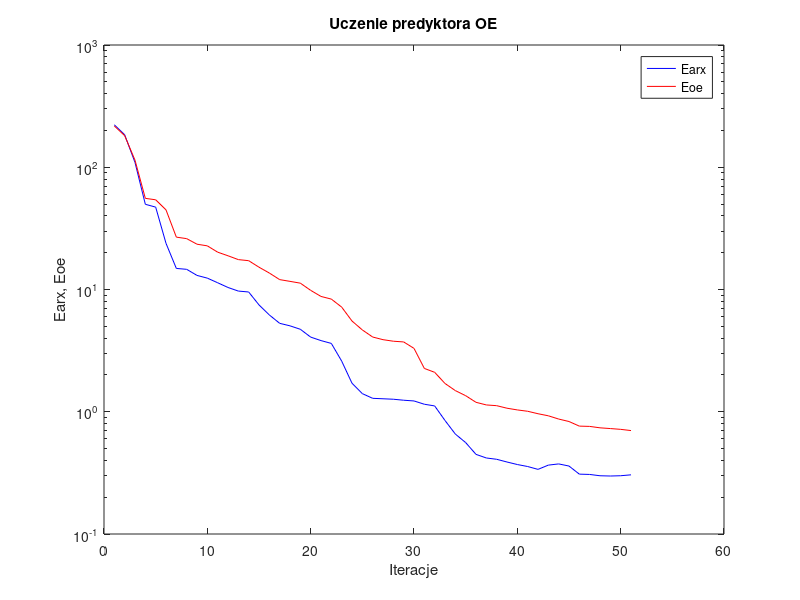
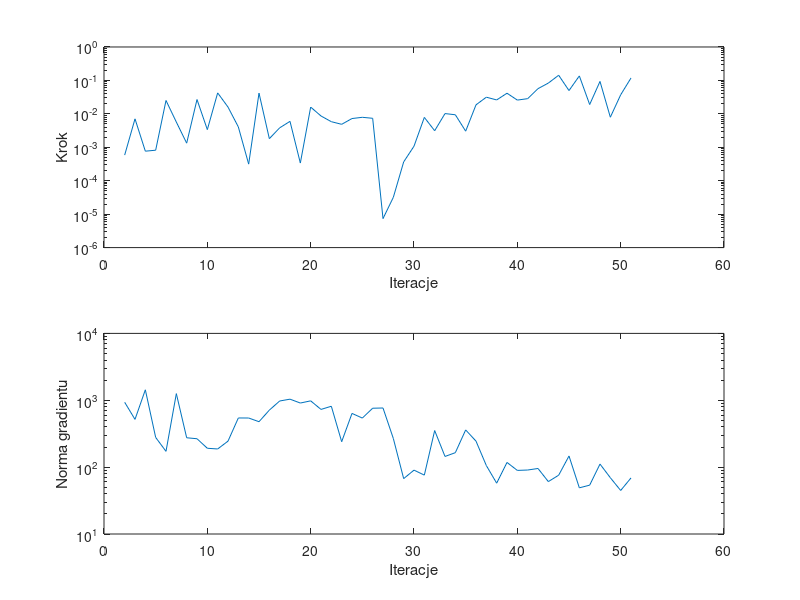

Reproduce these figures in MATLAB, in order.
%uczenie predyktora oe
clear all;
n=0; farx(n+1)=2.226340e+002; foe(n+1)=2.172163e+002; wspucz(n+1)=0.000000e+000; ng(n+1)=0.000000e+000;
%odnowa zmiennej metryki
n=1; farx(n+1)=1.843987e+002; foe(n+1)=1.814418e+002; krok(n+1)=5.840350e-004; ng(n+1)=9.332868e+002;
n=2; farx(n+1)=1.094264e+002; foe(n+1)=1.141616e+002; krok(n+1)=7.088910e-003; ng(n+1)=5.177503e+002;
n=3; farx(n+1)=4.978074e+001; foe(n+1)=5.567699e+001; krok(n+1)=7.648589e-004; ng(n+1)=1.433389e+003;
n=4; farx(n+1)=4.719423e+001; foe(n+1)=5.417984e+001; krok(n+1)=8.178849e-004; ng(n+1)=2.780911e+002;
n=5; farx(n+1)=2.386467e+001; foe(n+1)=4.482875e+001; krok(n+1)=2.513448e-002; ng(n+1)=1.722700e+002;
n=6; farx(n+1)=1.487179e+001; foe(n+1)=2.681467e+001; krok(n+1)=5.680993e-003; ng(n+1)=1.256706e+003;
n=7; farx(n+1)=1.462562e+001; foe(n+1)=2.606898e+001; krok(n+1)=1.329544e-003; ng(n+1)=2.748844e+002;
n=8; farx(n+1)=1.303968e+001; foe(n+1)=2.347050e+001; krok(n+1)=2.680031e-002; ng(n+1)=2.658334e+002;
n=9; farx(n+1)=1.238748e+001; foe(n+1)=2.275470e+001; krok(n+1)=3.376894e-003; ng(n+1)=1.914433e+002;
n=10; farx(n+1)=1.135497e+001; foe(n+1)=2.020095e+001; krok(n+1)=4.235232e-002; ng(n+1)=1.868839e+002;
n=11; farx(n+1)=1.038806e+001; foe(n+1)=1.887645e+001; krok(n+1)=1.596002e-002; ng(n+1)=2.446440e+002;
n=12; farx(n+1)=9.708281e+000; foe(n+1)=1.755925e+001; krok(n+1)=4.065324e-003; ng(n+1)=5.436392e+002;
n=13; farx(n+1)=9.543356e+000; foe(n+1)=1.720993e+001; krok(n+1)=3.138904e-004; ng(n+1)=5.427395e+002;
n=14; farx(n+1)=7.479901e+000; foe(n+1)=1.522071e+001; krok(n+1)=4.166678e-002; ng(n+1)=4.778738e+002;
n=15; farx(n+1)=6.192375e+000; foe(n+1)=1.363872e+001; krok(n+1)=1.812955e-003; ng(n+1)=7.118038e+002;
n=16; farx(n+1)=5.288980e+000; foe(n+1)=1.204610e+001; krok(n+1)=3.816075e-003; ng(n+1)=9.749181e+002;
n=17; farx(n+1)=5.043920e+000; foe(n+1)=1.165708e+001; krok(n+1)=5.961727e-003; ng(n+1)=1.038442e+003;
n=18; farx(n+1)=4.727649e+000; foe(n+1)=1.126989e+001; krok(n+1)=3.376366e-004; ng(n+1)=9.088776e+002;
n=19; farx(n+1)=4.080050e+000; foe(n+1)=9.842333e+000; krok(n+1)=1.594192e-002; ng(n+1)=9.800210e+002;
n=20; farx(n+1)=3.820065e+000; foe(n+1)=8.775158e+000; krok(n+1)=8.631803e-003; ng(n+1)=7.295952e+002;
n=21; farx(n+1)=3.622599e+000; foe(n+1)=8.346849e+000; krok(n+1)=5.829556e-003; ng(n+1)=8.136070e+002;
n=22; farx(n+1)=2.596892e+000; foe(n+1)=7.178298e+000; krok(n+1)=4.866267e-003; ng(n+1)=2.399449e+002;
n=23; farx(n+1)=1.711126e+000; foe(n+1)=5.523200e+000; krok(n+1)=7.242402e-003; ng(n+1)=6.357549e+002;
n=24; farx(n+1)=1.406995e+000; foe(n+1)=4.669866e+000; krok(n+1)=7.883344e-003; ng(n+1)=5.418280e+002;
n=25; farx(n+1)=1.287809e+000; foe(n+1)=4.086242e+000; krok(n+1)=7.366454e-003; ng(n+1)=7.603004e+002;
%odnowa zmiennej metryki
n=26; farx(n+1)=1.277047e+000; foe(n+1)=3.887276e+000; krok(n+1)=7.359719e-006; ng(n+1)=7.661612e+002;
n=27; farx(n+1)=1.265987e+000; foe(n+1)=3.775562e+000; krok(n+1)=3.190024e-005; ng(n+1)=2.681189e+002;
n=28; farx(n+1)=1.242386e+000; foe(n+1)=3.724640e+000; krok(n+1)=3.652332e-004; ng(n+1)=6.734864e+001;
n=29; farx(n+1)=1.225670e+000; foe(n+1)=3.299920e+000; krok(n+1)=1.078226e-003; ng(n+1)=9.017499e+001;
n=30; farx(n+1)=1.152017e+000; foe(n+1)=2.261412e+000; krok(n+1)=7.835038e-003; ng(n+1)=7.598612e+001;
n=31; farx(n+1)=1.115983e+000; foe(n+1)=2.101847e+000; krok(n+1)=3.128460e-003; ng(n+1)=3.524712e+002;
n=32; farx(n+1)=8.482796e-001; foe(n+1)=1.703194e+000; krok(n+1)=1.019447e-002; ng(n+1)=1.444279e+002;
n=33; farx(n+1)=6.569863e-001; foe(n+1)=1.489488e+000; krok(n+1)=9.385969e-003; ng(n+1)=1.644864e+002;
n=34; farx(n+1)=5.594094e-001; foe(n+1)=1.353352e+000; krok(n+1)=3.036370e-003; ng(n+1)=3.601747e+002;
n=35; farx(n+1)=4.480963e-001; foe(n+1)=1.194702e+000; krok(n+1)=1.859561e-002; ng(n+1)=2.447764e+002;
n=36; farx(n+1)=4.186772e-001; foe(n+1)=1.136918e+000; krok(n+1)=3.149998e-002; ng(n+1)=1.055566e+002;
n=37; farx(n+1)=4.084896e-001; foe(n+1)=1.121299e+000; krok(n+1)=2.607440e-002; ng(n+1)=5.754671e+001;
n=38; farx(n+1)=3.880672e-001; foe(n+1)=1.068915e+000; krok(n+1)=4.138006e-002; ng(n+1)=1.175360e+002;
n=39; farx(n+1)=3.700885e-001; foe(n+1)=1.035125e+000; krok(n+1)=2.580064e-002; ng(n+1)=8.935683e+001;
n=40; farx(n+1)=3.564496e-001; foe(n+1)=1.009115e+000; krok(n+1)=2.847603e-002; ng(n+1)=9.053699e+001;
n=41; farx(n+1)=3.378100e-001; foe(n+1)=9.635030e-001; krok(n+1)=5.671128e-002; ng(n+1)=9.546493e+001;
n=42; farx(n+1)=3.659876e-001; foe(n+1)=9.266987e-001; krok(n+1)=8.322808e-002; ng(n+1)=6.076017e+001;
n=43; farx(n+1)=3.743982e-001; foe(n+1)=8.716864e-001; krok(n+1)=1.428513e-001; ng(n+1)=7.572117e+001;
n=44; farx(n+1)=3.596740e-001; foe(n+1)=8.320257e-001; krok(n+1)=4.973429e-002; ng(n+1)=1.467362e+002;
n=45; farx(n+1)=3.088024e-001; foe(n+1)=7.629118e-001; krok(n+1)=1.363489e-001; ng(n+1)=4.903791e+001;
n=46; farx(n+1)=3.070281e-001; foe(n+1)=7.589144e-001; krok(n+1)=1.899071e-002; ng(n+1)=5.374199e+001;
n=47; farx(n+1)=2.995395e-001; foe(n+1)=7.388218e-001; krok(n+1)=9.327289e-002; ng(n+1)=1.111089e+002;
n=48; farx(n+1)=2.980799e-001; foe(n+1)=7.286654e-001; krok(n+1)=7.932207e-003; ng(n+1)=6.944758e+001;
n=49; farx(n+1)=2.996795e-001; foe(n+1)=7.178455e-001; krok(n+1)=3.708814e-002; ng(n+1)=4.476909e+001;
n=50; farx(n+1)=3.048127e-001; foe(n+1)=7.015856e-001; krok(n+1)=1.181740e-001; ng(n+1)=6.894182e+001;

figure; semilogy(farx,'b'); hold on; semilogy(foe,'r'); xlabel('Iteracje'); ylabel('Earx, Eoe'); legend('Earx','Eoe'); title('Uczenie predyktora OE');
figure; subplot(2,1,1); semilogy(krok); xlabel('Iteracje'); ylabel('Krok');
subplot(2,1,2); semilogy(ng); xlabel('Iteracje'); ylabel('Norma gradientu');
Earx=farx(n+1)
Eoe=foe(n+1)
